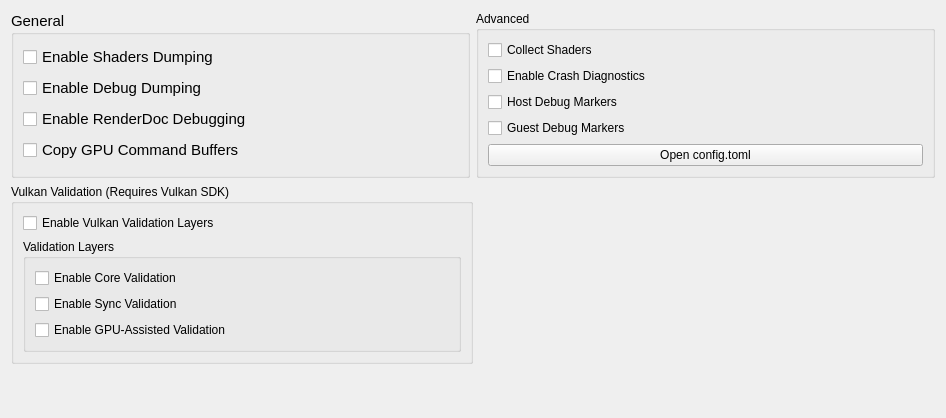
      <widget class="QWidget" name="debugTabContents">
       <property name="geometry">
        <rect>
         <x>0</x>
         <y>0</y>
         <width>946</width>
         <height>418</height>
        </rect>
       </property>
       <property name="sizePolicy">
        <sizepolicy hsizetype="Preferred" vsizetype="Maximum">
         <horstretch>0</horstretch>
         <verstretch>0</verstretch>
        </sizepolicy>
       </property>
       <layout class="QVBoxLayout" name="debugTabVLayout" stretch="0">
        <item>
         <layout class="QVBoxLayout" name="debugVLayout">
          <item>
           <layout class="QHBoxLayout" name="debugHLayout">
            <item>
             <widget class="QGroupBox" name="debugTabGroupBox">
              <property name="enabled">
               <bool>true</bool>
              </property>
              <property name="sizePolicy">
               <sizepolicy hsizetype="Preferred" vsizetype="Preferred">
                <horstretch>0</horstretch>
                <verstretch>0</verstretch>
               </sizepolicy>
              </property>
              <property name="font">
               <font>
                <pointsize>11</pointsize>
                <bold>false</bold>
                <stylestrategy>PreferDefault</stylestrategy>
               </font>
              </property>
              <property name="title">
               <string>General</string>
              </property>
              <property name="alignment">
               <set>Qt::AlignmentFlag::AlignLeading|Qt::AlignmentFlag::AlignLeft|Qt::AlignmentFlag::AlignTop</set>
              </property>
              <layout class="QVBoxLayout" name="debugTabLayout">
               <item>
                <widget class="QCheckBox" name="dumpShadersCheckBox">
                 <property name="text">
                  <string>Enable Shaders Dumping</string>
                 </property>
                </widget>
               </item>
               <item>
                <widget class="QCheckBox" name="debugDump">
                 <property name="text">
                  <string>Enable Debug Dumping</string>
                 </property>
                </widget>
               </item>
               <item>
                <widget class="QCheckBox" name="rdocCheckBox">
                 <property name="text">
                  <string>Enable RenderDoc Debugging</string>
                 </property>
                </widget>
               </item>
               <item>
                <widget class="QCheckBox" name="copyGPUBuffersCheckBox">
                 <property name="text">
                  <string>Copy GPU Command Buffers</string>
                 </property>
                </widget>
               </item>
              </layout>
             </widget>
            </item>
            <item>
             <widget class="QGroupBox" name="advancedGroupBox">
              <property name="sizePolicy">
               <sizepolicy hsizetype="Preferred" vsizetype="Preferred">
                <horstretch>0</horstretch>
                <verstretch>0</verstretch>
               </sizepolicy>
              </property>
              <property name="layoutDirection">
               <enum>Qt::LayoutDirection::LeftToRight</enum>
              </property>
              <property name="autoFillBackground">
               <bool>false</bool>
              </property>
              <property name="title">
               <string>Advanced</string>
              </property>
              <property name="alignment">
               <set>Qt::AlignmentFlag::AlignLeading|Qt::AlignmentFlag::AlignLeft|Qt::AlignmentFlag::AlignTop</set>
              </property>
              <layout class="QVBoxLayout" name="advancedLayout">
               <property name="spacing">
                <number>6</number>
               </property>
               <property name="leftMargin">
                <number>9</number>
               </property>
               <item>
                <widget class="QCheckBox" name="collectShaderCheckBox">
                 <property name="text">
                  <string>Collect Shaders</string>
                 </property>
                </widget>
               </item>
               <item>
                <widget class="QCheckBox" name="crashDiagnosticsCheckBox">
                 <property name="text">
                  <string>Enable Crash Diagnostics</string>
                 </property>
                </widget>
               </item>
               <item>
                <widget class="QCheckBox" name="hostMarkersCheckBox">
                 <property name="text">
                  <string>Host Debug Markers</string>
                 </property>
                </widget>
               </item>
               <item>
                <widget class="QCheckBox" name="guestMarkersCheckBox">
                 <property name="text">
                  <string>Guest Debug Markers</string>
                 </property>
                </widget>
               </item>
                             <item>
                                <widget class="QPushButton" name="openConfigTomlButton">
                                 <property name="text">
                                    <string>Open config.toml</string>
                                 </property>
                                </widget>
                             </item>
              </layout>
             </widget>
            </item>
           </layout>
          </item>
          <item>
           <layout class="QHBoxLayout" name="horizontalLayout_13">
            <item>
             <widget class="QGroupBox" name="VkValidationGroupBox">
              <property name="sizePolicy">
               <sizepolicy hsizetype="Expanding" vsizetype="Preferred">
                <horstretch>0</horstretch>
                <verstretch>0</verstretch>
               </sizepolicy>
              </property>
              <property name="title">
               <string>Vulkan Validation (Requires Vulkan SDK)</string>
              </property>
              <layout class="QVBoxLayout" name="verticalLayout_11">
               <item>
                <widget class="QCheckBox" name="vkValidationCheckBox">
                 <property name="text">
                  <string>Enable Vulkan Validation Layers</string>
                 </property>
                </widget>
               </item>
               <item>
                <widget class="QGroupBox" name="vkLayersGroupBox">
                 <property name="title">
                  <string>Validation Layers</string>
                 </property>
                 <layout class="QVBoxLayout" name="verticalLayout_12">
                  <item>
                   <widget class="QCheckBox" name="vkCoreValidationCheckBox">
                    <property name="text">
                     <string>Enable Core Validation</string>
                    </property>
                   </widget>
                  </item>
                  <item>
                   <widget class="QCheckBox" name="vkSyncValidationCheckBox">
                    <property name="text">
                     <string>Enable Sync Validation</string>
                    </property>
                   </widget>
                  </item>
                  <item>
                   <widget class="QCheckBox" name="vkGpuValidationCheckBox">
                    <property name="text">
                     <string>Enable GPU-Assisted Validation</string>
                    </property>
                   </widget>
                  </item>
                 </layout>
                </widget>
               </item>
              </layout>
             </widget>
            </item>
            <item>
             <spacer name="horizontalSpacer_7">
              <property name="orientation">
               <enum>Qt::Orientation::Horizontal</enum>
              </property>
              <property name="sizeHint" stdset="0">
               <size>
                <width>40</width>
                <height>20</height>
               </size>
              </property>
             </spacer>
            </item>
           </layout>
          </item>
          <item>
           <spacer name="verticalSpacer_10">
            <property name="orientation">
             <enum>Qt::Orientation::Vertical</enum>
            </property>
            <property name="sizeHint" stdset="0">
             <size>
              <width>20</width>
              <height>5</height>
             </size>
            </property>
           </spacer>
          </item>
         </layout>
        </item>
       </layout>
      </widget>
